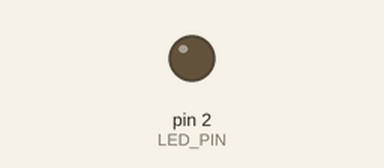
Bench run of a sketch on a simulated Arduino Uno, built with avr-gcc and run on an emulated ATmega328P. On the bench: output pins drawn as LEDs (lit = HIGH).

Above: at 1.2 s.
At 5.1 s:
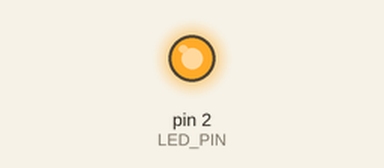
Timing chart, 0 to 13.3 s (numbered marks = the images above):
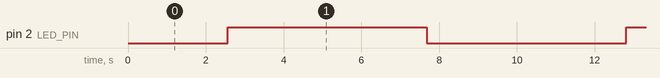

The sketch:

E5_PWM_Fade.ino
```cpp
// E5: PWM (Fade do LED)
// Controla brilho do LED via PWM

const int LED_PIN = 2; // suporta PWM (verificar pinout)

void setup() {
  // Nada necessário — PWM é configurado no loop
}

void loop() {
  // Fade in: 0 → 255 (5 segundos)
  for (int brilho = 0; brilho <= 255; brilho++) {
    analogWrite(LED_PIN, brilho);
    delay(20); // 255 × 20ms = 5.1s
  }

  // Fade out: 255 → 0 (5 segundos)
  for (int brilho = 255; brilho >= 0; brilho--) {
    analogWrite(LED_PIN, brilho);
    delay(20);
  }
}
```

E1_LED_Estatico.ino
```cpp
// E1: LED Estático
// Circuito: 5V → Resistor 220Ω → LED (+) → LED (-) → GND
// Não precisa de código - LED acende direto na fonte

// Este arquivo é apenas referência visual
// O circuito é feito na protoboard sem microcontrolador

/*
  Montagem:
  5V ───[220Ω]─── LED(+) ─── LED(-) ─── GND

  Verificação com multímetro:
  - Tensão no LED: ~2V
  - Corrente: (5V - 2V) / 220Ω = 13.6mA
  - Resistor: 220Ω (mais seguro que 150Ω calculado)
*/
```

Measured:
- by itself, pin 2 (LED_PIN): alternates HIGH for 5.1 s and LOW for 5.1 s
